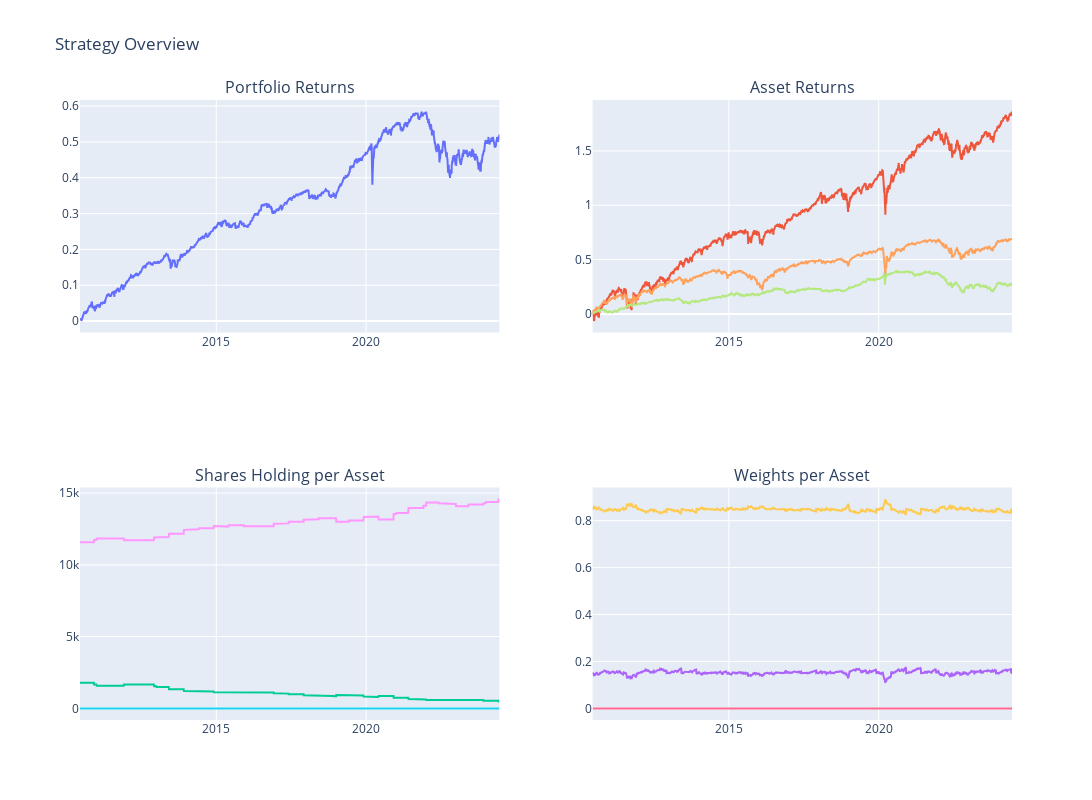

The notebook cell this image was saved under:
### Code cell
import plotly.graph_objs as go
from plotly.subplots import make_subplots

# Create subplot layout
fig = make_subplots(rows=2, cols=2, subplot_titles=('Portfolio Returns', 'Asset Returns', 'Shares Holding per Asset', 'Weights per Asset'))

# Add traces to the subplots
fig.add_trace(go.Scatter(x=stock_data.index, y=stock_data['Portfolio_Value_rets'].cumsum(), name='Portfolio'), row=1, col=1)

for s in stocks:
    fig.add_trace(go.Scatter(x=stock_data.index, y=stock_data[f'{s}_rets'].cumsum(), name=f'{s}'), row=1, col=2)
    fig.add_trace(go.Scatter(x=shares_df.index, y=shares_df[f'{s}_shares'], name=f'{s}'), row=2, col=1)
    fig.add_trace(go.Scatter(x=stock_data.index, y=stock_data[f'{s}_weight'], name=f'{s}'), row=2, col=2)

# Update subplot layout
fig.update_layout(height=800, width=1200, title='Strategy Overview', showlegend=False)

# Display the plot
fig.show()

### Figure 1 — Plotly figure (JSON) as saved in the notebook; plotly's stock layout.template omitted (floating-point values rounded to 4 significant figures; data arrays with more than 128 entries replaced by an {"elided": "..."} marker saying what was removed)
{"data": [{"name": "Portfolio", "type": "scatter", "x": {"elided": "3524 str values"}, "xaxis": "x", "y": {"elided": "3524 float values"}, "yaxis": "y"}, {"name": "SPY", "type": "scatter", "x": {"elided": "3524 str values"}, "xaxis": "x2", "y": {"elided": "3524 float values"}, "yaxis": "y2"}, {"name": "SPY", "type": "scatter", "x": {"elided": "3525 str values"}, "xaxis": "x3", "y": {"elided": "3525 int values"}, "yaxis": "y3"}, {"name": "SPY", "type": "scatter", "x": {"elided": "3524 str values"}, "xaxis": "x4", "y": {"elided": "3524 float values"}, "yaxis": "y4"}, {"name": "JNK", "type": "scatter", "x": {"elided": "3524 str values"}, "xaxis": "x2", "y": {"elided": "3524 float values"}, "yaxis": "y2"}, {"name": "JNK", "type": "scatter", "x": {"elided": "3525 str values"}, "xaxis": "x3", "y": {"elided": "3525 int values"}, "yaxis": "y3"}, {"name": "JNK", "type": "scatter", "x": {"elided": "3524 str values"}, "xaxis": "x4", "y": {"elided": "3524 int values"}, "yaxis": "y4"}, {"name": "AGG", "type": "scatter", "x": {"elided": "3524 str values"}, "xaxis": "x2", "y": {"elided": "3524 float values"}, "yaxis": "y2"}, {"name": "AGG", "type": "scatter", "x": {"elided": "3525 str values"}, "xaxis": "x3", "y": {"elided": "3525 int values"}, "yaxis": "y3"}, {"name": "AGG", "type": "scatter", "x": {"elided": "3524 str values"}, "xaxis": "x4", "y": {"elided": "3524 float values"}, "yaxis": "y4"}], "layout": {"annotations": [{"font": {"size": 16}, "showarrow": false, "text": "Portfolio Returns", "x": 0.225, "xanchor": "center", "xref": "paper", "y": 1, "yanchor": "bottom", "yref": "paper"}, {"font": {"size": 16}, "showarrow": false, "text": "Asset Returns", "x": 0.775, "xanchor": "center", "xref": "paper", "y": 1, "yanchor": "bottom", "yref": "paper"}, {"font": {"size": 16}, "showarrow": false, "text": "Shares Holding per Asset", "x": 0.225, "xanchor": "center", "xref": "paper", "y": 0.375, "yanchor": "bottom", "yref": "paper"}, {"font": {"size": 16}, "showarrow": false, "text": "Weights per Asset", "x": 0.775, "xanchor": "center", "xref": "paper", "y": 0.375, "yanchor": "bottom", "yref": "paper"}], "height": 800, "showlegend": false, "title": {"text": "Strategy Overview"}, "width": 1200, "xaxis": {"anchor": "y", "domain": [0, 0.45]}, "xaxis2": {"anchor": "y2", "domain": [0.55, 1]}, "xaxis3": {"anchor": "y3", "domain": [0, 0.45]}, "xaxis4": {"anchor": "y4", "domain": [0.55, 1]}, "yaxis": {"anchor": "x", "domain": [0.625, 1]}, "yaxis2": {"anchor": "x2", "domain": [0.625, 1]}, "yaxis3": {"anchor": "x3", "domain": [0, 0.375]}, "yaxis4": {"anchor": "x4", "domain": [0, 0.375]}}}
